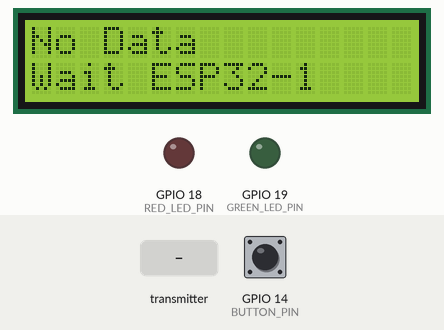
This sketch was run on a simulated ESP32. Shown: 16×2 character LCD, output pins drawn as LEDs (lit = HIGH). The test bench sets the inputs (shaded band); at power-on: GPIO 14 (BUTTON_PIN) HIGH. What the sketch prints to the serial monitor is not drawn.

Above: at 2.2 s.
2.3 s: the transmitter starts sending plant1_moisture = 0
At 4.3 s:
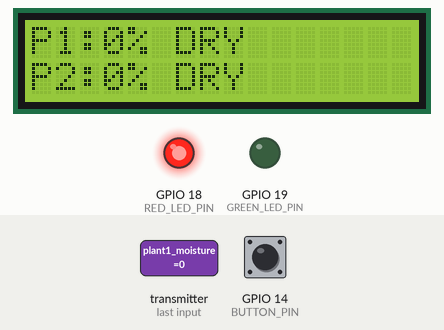
4.6 s: GPIO 14 (BUTTON_PIN) pulled LOW for 1 s
At 6.0 s:
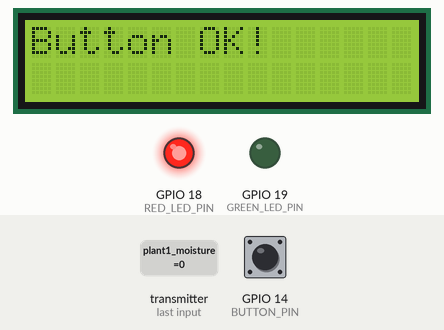
8.1 s: the transmitter starts sending plant2_moisture = 64
At 9.9 s:
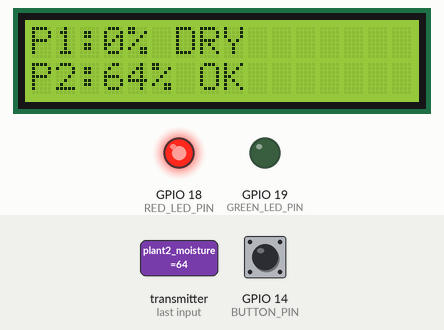
10.2 s: the transmitter starts sending plant1_moisture = 64
At 11.9 s:
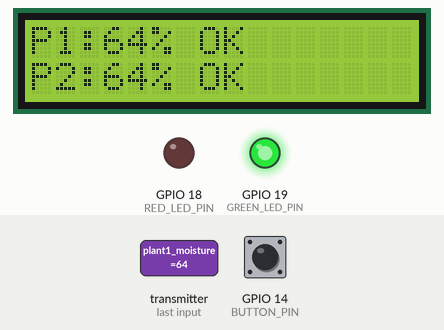
12.2 s: the transmitter starts sending plant2_moisture = 0
At 13.8 s:
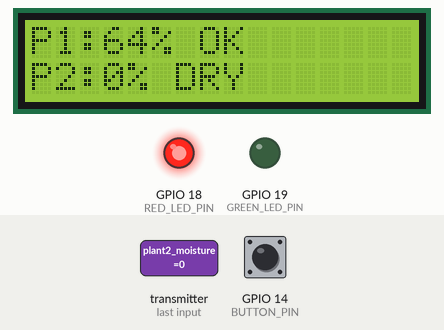
14.3 s: GPIO 14 (BUTTON_PIN) pulled LOW for 3.2 s
At 15.4 s:
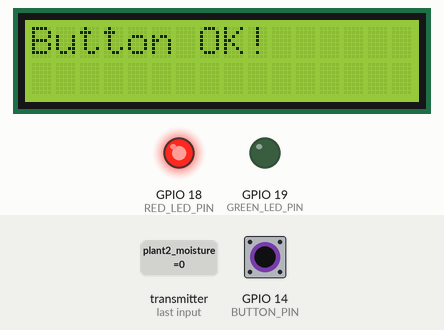
Timing chart, 0 to 17.3 s (numbered marks = the images above; inputs shaded):
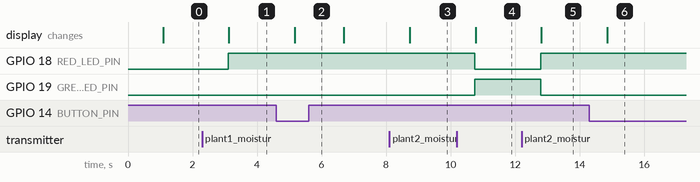

Measured:
- after the input at 2.3 s, GPIO 18 (RED_LED_PIN): LOW → HIGH after 0.81 s; the display: changes after 0.83 s (image 1)
- after the input at 4.6 s, the display: changes after 0.56 s (image 2)
- after the input at 8.1 s, the display: changes after 0.63 s (image 3)
- after the input at 10.2 s, GPIO 18 (RED_LED_PIN): HIGH → LOW after 0.55 s; GPIO 19 (GREEN_LED_PIN): LOW → HIGH after 0.55 s; the display: changes after 0.57 s (image 4)
- after the input at 12.2 s, GPIO 18 (RED_LED_PIN): LOW → HIGH after 0.60 s; GPIO 19 (GREEN_LED_PIN): HIGH → LOW after 0.60 s; the display: changes after 0.62 s (image 5)
- after the input at 14.3 s, the display: changes after 0.55 s (image 6)

The sketch:

esp32_2.ino
```cpp
#include <esp_now.h>
#include <WiFi.h>
#include <Wire.h>
#include <LiquidCrystal_I2C.h>
#include "esp_sleep.h"

#define BUTTON_PIN 14
#define RED_LED_PIN 18
#define GREEN_LED_PIN 19

LiquidCrystal_I2C lcd(0x27, 16, 2);

typedef struct {
  uint8_t plant1_moisture;
  uint8_t plant2_moisture;
  uint32_t timestamp;
} soil_data_t;

soil_data_t receivedData;
bool dataReceived = false;
bool hasValidData = false;
unsigned long displayStartTime = 0;
const unsigned long HUMIDITY_TIME = 30000;
const unsigned long COUNTDOWN_TIME = 10000;

void onDataReceived(const esp_now_recv_info_t *recv_info, const uint8_t *data, int len);

void setup() {
  Serial.begin(115200);
  delay(1000);

  Serial.println("=== LIGHT SLEEP DISPLAY ===");

  pinMode(BUTTON_PIN, INPUT_PULLUP);
  pinMode(RED_LED_PIN, OUTPUT);
  pinMode(GREEN_LED_PIN, OUTPUT);

  Wire.begin(21, 22);
  lcd.init();
  lcd.backlight();

  WiFi.mode(WIFI_STA);
  esp_now_init();
  esp_now_register_recv_cb(onDataReceived);

  displayStartTime = millis();
  Serial.println("Ready");
}

void loop() {
  unsigned long elapsed = millis() - displayStartTime;

  if (digitalRead(BUTTON_PIN) == LOW) {
    Serial.println("Button pressed!");
    buttonPressed();
    delay(500);
    return;
  }

  if (dataReceived || hasValidData) {
    displayHumidity();
    dataReceived = false;
  } else if (elapsed < HUMIDITY_TIME) {
    showNoDataScreen();
  } else if (elapsed < (HUMIDITY_TIME + COUNTDOWN_TIME)) {
    showCountdown();
  } else {
    Serial.println("Entering light sleep...");
    lightSleepWake();
  }

  delay(1000);
}

void onDataReceived(const esp_now_recv_info_t *recv_info, const uint8_t *data, int len) {
  if (len == sizeof(soil_data_t)) {
    memcpy(&receivedData, data, sizeof(soil_data_t));
    dataReceived = true;
    Serial.printf("Data received: P1=%d%% P2=%d%%\n",
                  receivedData.plant1_moisture,
                  receivedData.plant2_moisture);
  } else {
    Serial.printf("Unexpected data length: %d\n", len);
  }
}

void buttonPressed() {
  displayStartTime = millis();
  lcd.backlight();
  lcd.clear();
  lcd.print("Button OK!");
  delay(1000);
}

void lightSleepWake() {
  lcd.noBacklight();
  digitalWrite(RED_LED_PIN, LOW);
  digitalWrite(GREEN_LED_PIN, LOW);

  esp_sleep_enable_ext0_wakeup((gpio_num_t)BUTTON_PIN, 0);
  esp_light_sleep_start();

  // Resumes here after wake
  Serial.println("Woke from light sleep!");
  displayStartTime = millis();  // prevents immediate re-sleep
  lcd.backlight();              // turn screen back on
  dataReceived = false;
  delay(300);                   // debounce button
}

void displayHumidity() {
  bool p1Good = receivedData.plant1_moisture > 30;
  bool p2Good = receivedData.plant2_moisture > 30;

  digitalWrite(RED_LED_PIN,   (p1Good && p2Good) ? LOW  : HIGH);
  digitalWrite(GREEN_LED_PIN, (p1Good && p2Good) ? HIGH : LOW);

  lcd.clear();
  lcd.backlight();
  lcd.setCursor(0, 0);
  lcd.print("P1:");
  lcd.print(receivedData.plant1_moisture);
  lcd.print("% ");
  lcd.print(p1Good ? "OK" : "DRY");

  lcd.setCursor(0, 1);
  lcd.print("P2:");
  lcd.print(receivedData.plant2_moisture);
  lcd.print("% ");
  lcd.print(p2Good ? "OK" : "DRY");

  hasValidData = true;
  displayStartTime = millis();
}

void showNoDataScreen() {
  lcd.clear();
  lcd.setCursor(0, 0);
  lcd.print("No Data");
  lcd.setCursor(0, 1);
  lcd.print("Wait ESP32-1");
}

void showCountdown() {
  int countdown = (HUMIDITY_TIME + COUNTDOWN_TIME - (millis() - displayStartTime)) / 1000;
  lcd.clear();
  lcd.setCursor(0, 0);
  lcd.print("Sleep in:");
  lcd.setCursor(0, 1);
  lcd.print(countdown);
  lcd.print("s  GPIO14");
}
```
